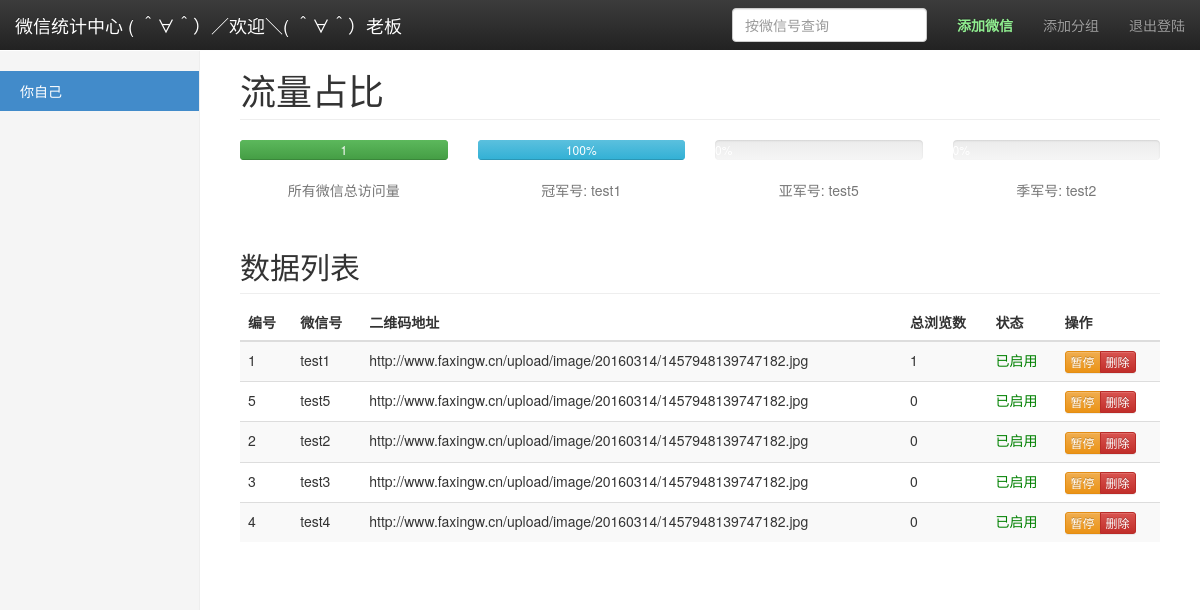
The app's page /manager.php?id=1 (signed in) with its own data.
### tables this page shows
create table wx_group (
    id int auto_increment,
    uid int not null comment 'login user name',
    name varchar(300) unique not null comment 'wx group name',
    status int default 0 comment 'group status: 0=normal,1=forbidden|deleted',
    primary key(id)
);

create table wx_data_info (
    wxId int auto_increment,
    groupId int not null,
    wxNum varchar(60) unique comment 'weixin number',
    wxQRCodeUrl varchar(200) comment 'weixin qrcode image url',
    state int default 0 comment '0:enable,1:disable',
    primary key(wxId,wxNum)
);

### manager.php (the view, shortened to what this page needs)
<?php
$groupId = $_SERVER["QUERY_STRING"];
if ($groupId) {
  $groupId = substr_replace($groupId, "", 0, 3);
}
if (isset($_SESSION['admin']) && $_SESSION['admin'] == true) {
  $totalViewCountQuerySql = 'select ifnull(sum(viewCount),0) as totalViewCount from wx_analysis_info where wxId in (select wxId from wx_data_info where groupId = '.$groupId.')';
  $queryAllSql = 'SELECT wd.*, IFNULL(wa.viewCount,0) AS viewCount FROM wx_data_info wd LEFT JOIN (SELECT wxId, SUM(viewCount) viewCount FROM wx_analysis_info GROUP BY wxId) wa ON wd.wxId = wa.wxId where wd.groupId = '.$groupId.' order by viewCount desc';
  $queryAllGroups = 'select id,name from wx_group where uid=' . $_SESSION['adminId'] . ' and status=0';
  $conn = get_db_con();
  $totalCountResult = mysqli_query($conn, $totalViewCountQuerySql);
  $wxDataResult = mysqli_query($conn, $queryAllSql);
  $groupResult = mysqli_query($conn, $queryAllGroups);
  $tCount = mysqli_fetch_object($totalCountResult);
  $wxDataList = array();
  while ($row = mysqli_fetch_object($wxDataResult)) {
    array_push($wxDataList, $row);
  }
  $wxGroupList = array();
  while ($group = mysqli_fetch_object($groupResult)) {
    array_push($wxGroupList, $group);
  }
} else {
  unset($_SESSION['admin']);
  echo "<script>window.location.href =\"/login.php\";</script>";
}
?>
<!DOCTYPE html>
<html lang="zh-CN">
<head>
  <?php require './utils/common.php' ?>
  <link href="/css/manage.css" rel="stylesheet">
</head>
<body>
  <nav class="navbar navbar-inverse navbar-fixed-top">
    <div class="container-fluid">
      <div class="navbar-header">
        <a class="navbar-brand" href="">微信统计中心 ( ＾∀＾）／欢迎＼( ＾∀＾）老板</a>
      </div>
      <div id="navbar" class="navbar-collapse collapse">
        <ul class="nav navbar-nav navbar-right">
          <li><a href="javasript:" id="addWXBtn" style="color:lightgreen;font-weight:bolder">添加微信</a></li>
          <li><a href="javasript:" id="addOptBtn">添加分组</a></li>
          <li><a href="javascript" id="loginOutBtn">退出登陆</a></li>
        </ul>
        <form class="navbar-form navbar-right" action="" method="post">
          <input type="text" class="form-control" placeholder="按微信号查询" required="required">
        </form>
      </div>
    </div>
  </nav>
  <div class="container-fluid">
    <div class="row">
      <div class="col-sm-3 col-md-2 sidebar">
        <ul class="nav nav-sidebar">
          <?php foreach ($wxGroupList as $key=>$group) {
            $isCurrentNav = $key == 0;
            if ($groupId) {
              $isCurrentNav = $groupId == $group->id;
            }
          ?>
            <li class="<?php echo $isCurrentNav ? 'active' : '' ?>">
              <a href="/manager.php?id=<?php echo $group->id; ?>"><?php echo $group->name; ?></a>
            </li>
          <?php } ?>
        </ul>
      </div>
      <div class="col-sm-9 col-sm-offset-3 col-md-10 col-md-offset-2 main">
        <h1 class="page-header">流量占比</h1>
        <div class="row placeholders">
          <div class="col-xs-6 col-sm-3 placeholder">
            <div class="progress">
              <div class="progress-bar progress-bar-success" role="progressbar" aria-valuenow="<?php echo $tCount->totalViewCount; ?>" aria-valuemin="0" aria-valuemax="100" style="width: 100%;">
                <?php echo $tCount->totalViewCount; ?>
              </div>
            </div>
            <span class="text-muted">所有微信总访问量</span>
          </div>
          <?php
          if (count($wxDataList) == 1) {
            $percent = ($tCount->totalViewCount == 0) ? 0 : number_format($wxDataList[0]->viewCount / $tCount->totalViewCount, 2, '.', '');
            $num1 = array('percent' => $percent * 100, 'wxNum' => $wxDataList[0]->wxNum);
          ?>
            <div class="col-xs-6 col-sm-3 placeholder">
              <div class="progress">
                <div class="progress-bar progress-bar-info" role="progressbar" aria-valuenow="<?php echo $num1['percent']; ?>" aria-valuemin="0" aria-valuemax="100" style="width: <?php echo $num1['percent']; ?>%;">
                  <?php echo $num1['percent']; ?>%
                </div>
              </div>
              <span class="text-muted">冠军号: <?php echo $num1['wxNum']; ?></span>
            </div>
          <?php
          } elseif (count($wxDataList) >= 3) {
            $percent1 = ($tCount->totalViewCount == 0) ? 0 : number_format($wxDataList[0]->viewCount / $tCount->totalViewCount, 2, '.', '');
            $percent2 = ($tCount->totalViewCount == 0) ? 0 : number_format($wxDataList[1]->viewCount / $tCount->totalViewCount, 2, '.', '');
            $percent3 = ($tCount->totalViewCount == 0) ? 0 : number_format($wxDataList[2]->viewCount / $tCount->totalViewCount, 2, '.', '');
            $num1 = array('percent' => $percent1 * 100, 'wxNum' => $wxDataList[0]->wxNum);
            $num2 = array('percent' => $percent2 * 100, 'wxNum' => $wxDataList[1]->wxNum);
            $num3 = array('percent' => $percent3 * 100, 'wxNum' => $wxDataList[2]->wxNum);
          ?>
            <div class="col-xs-6 col-sm-3 placeholder">
              <div class="progress">
                <div class="progress-bar progress-bar-info" role="progressbar" aria-valuenow="<?php echo $num1['percent']; ?>" aria-valuemin="0" aria-valuemax="100" style="width: <?php echo $num1['percent']; ?>%;">
                  <?php echo $num1['percent']; ?>%
                </div>
              </div>
              <span class="text-muted">冠军号: <?php echo $num1['wxNum']; ?></span>
            </div>
            <div class="col-xs-6 col-sm-3 placeholder">
              <div class="progress">
              </div>
              <span class="text-muted">亚军号: <?php echo $num2['wxNum']; ?></span>
            </div>
            <div class="col-xs-6 col-sm-3 placeholder">
              <div class="progress">
                <div class="progress-bar progress-bar-danger" role="progressbar" aria-valuenow="<?php echo $num3['percent']; ?>" aria-valuemin="0" aria-valuemax="100" style="width: <?php echo $num3['percent']; ?>%;">
                  <?php echo $num3['percent']; ?>%
                </div>
              </div>
              <span class="text-muted">季军号: <?php echo $num3['wxNum']; ?></span>
            </div>
          <?php } ?>
        </div>
        <h2 class="sub-header">数据列表</h2>
        <div class="table-responsive">
          <table class="table table-striped">
            <thead>
              <tr>
                <th>编号</th>
                <th>微信号</th>
                <th>二维码地址</th>
                <th>总浏览数</th>
                <th>状态</th>
                <th>操作</th>
              </tr>
            </thead>
            <tbody>
              <?php foreach ($wxDataList as $row) { ?>
                <tr>
                  <td><?php echo $row->wxId; ?></td>
                  <td><?php echo $row->wxNum; ?></td>
                  <td><?php echo $row->wxQRCodeUrl; ?></td>
                  <td><?php echo $row->viewCount; ?></td>
                  <td style="color:<?php echo $row->state == 0 ? 'green' : 'red'; ?>"><?php echo $row->state == 0 ? '已启用' : '已禁用'; ?></td>
                  <td>
                    <div class="btn-group btn-group-xs" role="group">
                      <button type="button" class="btn btn-warning" onclick="stateChange(<?php echo $row->wxId; ?>,<?php echo $row->state; ?>);">暂停</button>
                      <button type="button" class="btn btn-danger" onclick="deleteWX(<?php echo $row->wxId; ?>);">删除</button>
                    </div>
                  </td>
                </tr>
              <?php } ?>
            </tbody>
          </table>
        </div>
      </div>
    </div>
  </div>
</body>
</html>

### utils/common.php (shortened to what this page needs)
<link rel="stylesheet" href="//cdn.bootcss.com/bootstrap/3.3.7/css/bootstrap.min.css">
<link rel="stylesheet" href="//cdn.bootcss.com/bootstrap/3.3.7/css/bootstrap-theme.min.css">

### css/manage.css (style rules this page uses)
body { padding-top: 50px; }
.sub-header { padding-bottom: 10px; border-bottom: 1px solid #eee; }
.navbar-fixed-top { border: 0; }
.sidebar { display: none; }
@media (min-width: 768px) { .sidebar { position: fixed; top: 51px; bottom: 0; left: 0; z-index: 1000; display: block; padding: 20px; overflow-x: hidden; overflow-y: auto; background-color: #f5f5f5; border-right: 1px solid #eee; } }
.nav-sidebar { margin-right: -21px; margin-bottom: 20px; margin-left: -20px; }
.nav-sidebar > li > a { padding-right: 20px; padding-left: 20px; }
.nav-sidebar > .active > a, .nav-sidebar > .active > a:hover, .nav-sidebar > .active > a:focus { color: #fff; background-color: #428bca; }
.main { padding: 20px; }
@media (min-width: 768px) { .main { padding-right: 40px; padding-left: 40px; } }
.main .page-header { margin-top: 0; }
.placeholders { margin-bottom: 30px; text-align: center; }
.placeholder { margin-bottom: 20px; }

### records on screen
wx_group: name "你自己"
wx_data_info: wxNum "test5", wxId "5", wxQRCodeUrl "http://www.faxingw.cn/upload/image/20160314/1457948139747182.jpg", viewCount "0", state "已启用"
wx_data_info: wxNum "test2", wxId "2", wxQRCodeUrl "http://www.faxingw.cn/upload/image/20160314/1457948139747182.jpg", viewCount "0", state "已启用"
wx_data_info: wxId "1", wxNum "test1", wxQRCodeUrl "http://www.faxingw.cn/upload/image/20160314/1457948139747182.jpg", viewCount "1", state "已启用"
wx_data_info: wxId "3", wxNum "test3", wxQRCodeUrl "http://www.faxingw.cn/upload/image/20160314/1457948139747182.jpg", viewCount "0", state "已启用"
wx_data_info: wxId "4", wxNum "test4", wxQRCodeUrl "http://www.faxingw.cn/upload/image/20160314/1457948139747182.jpg", viewCount "0", state "已启用"

### other values on screen
$tCount->totalViewCount "1"
$num1['percent'] "100"
$num1['wxNum'] "test1"
$num3['percent'] "0"
